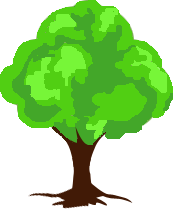
#> input picture tree.png, 173 x 209 px
$ jupyter execute --allow-errors BZ_reaction_simulation.ipynb
#> lines starting #> are read from the running program, lines starting #| are printed output that depends on the picture
[cell 1]
# imports
import numpy as np
import matplotlib.pyplot as plt
from matplotlib.animation import FuncAnimation
from IPython import display
import cv2
from PIL import Image, ImageDraw
import time

[cell 2]
# ONLY ONE OF THE NEXT TWO CELLS NEEDS RUN

[cell 3]
# To load image place image file in same directory as notebook and add to dictionary below

Images = {"PIT":"pittscript.png","TREE":"tree.png", "CAT":"cat.jpg", "EXP":"exp.png"}

img = Image.open(Images["TREE"])
#> img is the input picture: PIL image 173x209 RGBA; mean R, G, B, A 146.1, 200.3, 114.9, 133.3

width, height = img.size
#> width = 173; height = 209
img = np.array(img)

img = img[:,:,1]/255
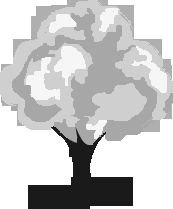
#> img: shape (209, 173) float64; min 0.102, max 1, mean 0.785

[cell 4]
# To draw image run this cell and follow these instructions:
#     Left click to draw circles
#     Press escaped when finished

width, height = 800,800 # larger values will take longer to animate
circle_size = [40,30,20] # keep in mind the PDEs use a 3x3 grid. Sizes smaller than 15 die out quickly
circle_size_index = 0

background_color_value = 1
circle_color = 255

# mouse callback function
# [5 lines left out: function draw_circle, not called in this run]

# make initial image and create windows/events
img = np.ones((height,width,3), np.uint8)*background_color_value
cv2.namedWindow('image')
cv2.setMouseCallback('image',draw_circle)

while(1):
    cv2.imshow('image',img)
    if cv2.waitKey(20) & 0xFF == 27:
#> (key Esc is pressed here)
        break
cv2.destroyAllWindows()


img = Image.fromarray(img)

width, height = img.size
#> width = 800; height = 800
img = np.array(img)

img = img[:,:,1]
#> img: shape (800, 800); every value is 1

[cell 5]
# This block initializes the concentration arrays

# plot img if desired
#plt.imshow(img)
#plt.show()

# get image dimensions
M, N = img.shape
#> M = 800; N = 800

# initialize concentation arrays
A = np.ones((M,N), dtype=float)*img
#> A: shape (800, 800) float64; every value is 1
B = np.ones((M,N), dtype=float)*img
C = np.ones((M,N), dtype=float)*img
A0 = A.copy()
B0 = B.copy()
C0 = C.copy()

T = np.array([A,B,C])
